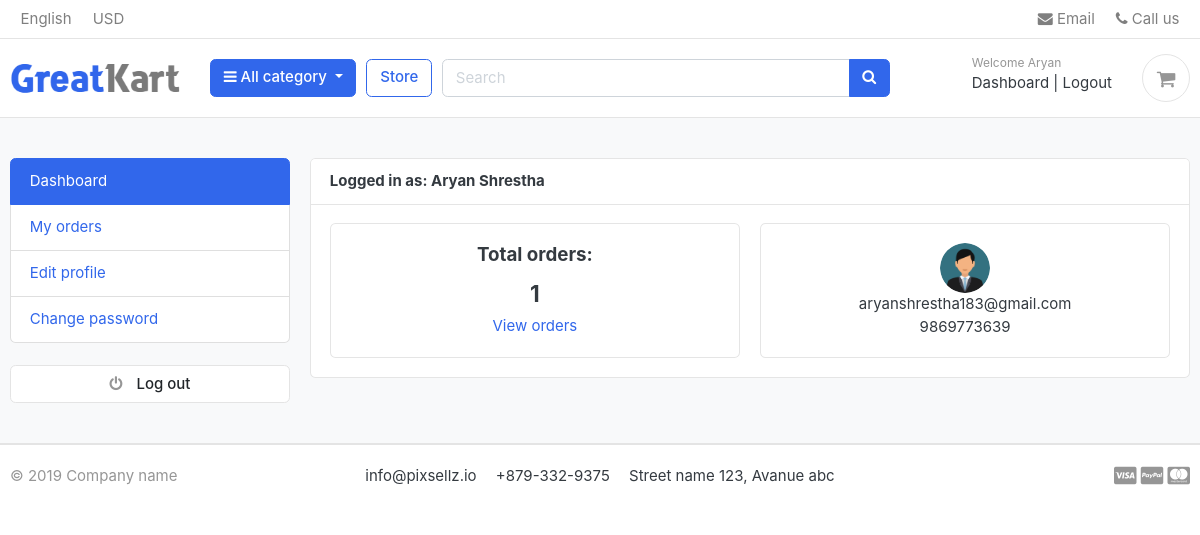
Page /accounts/ (signed in) on the committed database.
### accounts/models.py (models this page shows, shortened)
class Account(AbstractBaseUser):
    first_name = models.CharField(max_length=50)
    last_name = models.CharField(max_length=50)
    username = models.CharField(max_length=50, unique=True)
    email = models.EmailField(max_length=100, unique=True)
    phone_number = models.CharField(max_length=50)
    date_joined = models.DateTimeField(auto_now_add=True)
    last_login = models.DateTimeField(auto_now_add=True)
    is_admin = models.BooleanField(default=False)
    is_staff = models.BooleanField(default=False)
    is_active = models.BooleanField(default=False)
    is_superadmin = models.BooleanField(default=False)
    USERNAME_FIELD = 'email'
    REQUIRED_FIELDS = ['username', 'first_name', 'last_name']
    objects = MyAccountManager()
    @property
    def full_name(self):
        return f"{self.first_name} {self.last_name}"

class UserProfile(models.Model):
    user = models.OneToOneField(Account, on_delete=models.CASCADE)
    address_line_1 = models.CharField(blank=True, max_length=100)
    address_line_2 = models.CharField(blank=True, max_length=100)
    profile_picture = models.ImageField(blank=True, upload_to='user_profile/', default='user_profile/user.png')
    city = models.CharField(blank=True, max_length=20)
    state = models.CharField(blank=True, max_length=20)
    country = models.CharField(blank=True, max_length=20)

### accounts/views.py (the view)
# urls.py: path('', views.dashboard, name='dashboard'),
@login_required(login_url='login')
def dashboard(request):
    orders = Order.objects.order_by('-created_at').filter(user_id=request.user.id, is_ordered=True)
    orders_count = orders.count()
    context = {
        'orders_count': orders_count,
    }
    return render(request, 'accounts/dashboard.html', context=context)

### templates/accounts/dashboard.html (shortened to what this page needs)
{% extends 'base.html' %}
{% load static %}
{% block content %}
<section class="section-conten padding-y bg">
    <div class="container">
        <div class="row">
            {% include 'includes/dashboard_sidebar.html' %}
            <main class="col-md-9">
                <article class="card">
                    <header class="card-header">
                        <strong class="d-inline-block mr-3">Logged in as: {{ user.full_name }}</strong>
                    </header>
                    <div class="card-body">
                        <div class="row">
                            <div class="col-md-6">
                                <div class="card" style="text-align: center;">
                                    <div class="card-body">
                                        <h5 class="card-title">Total orders:</h5>
                                        <h4>{{ orders_count }}</h4>
                                        <a href="">View orders</a>
                                    </div>
                                </div>
                            </div>
                            <div class="col-md-6">
                                <div class="card" style="text-align: center;">
                                    <div class="card-body">
                                        <img src="{{ user.userprofile.profile_picture.url }}" alt="User profile picture" width="50" height="50" style="border-radius: 50%; object-fit: contain;">
                                        <p class="mb-0">{{ user.email }}</p>
                                        <p>{{ user.phone_number }}</p>
                                    </div>
                                </div>
                            </div>
                        </div>
                    </div>
                </article>
            </main>
        </div>
    </div>
</section>
{% endblock %}

### templates/includes/navbar.html (shortened to what this page needs)
{% load static %}
<header class="section-header">
    <nav class="navbar p-md-0 navbar-expand-sm navbar-light border-bottom">
        <div class="container">
            <div class="collapse navbar-collapse" id="navbarTop4">
                <ul class="navbar-nav mr-auto">
                    <li class="nav-item dropdown">
                        <a href="#" class="nav-link"> English </a>
                    </li>
                    <li class="nav-item dropdown">
                        <a href="#" class="nav-link"> USD </a>
                    </li>
                </ul>
                <ul class="navbar-nav">
                    <li>
                        <a href="#" class="nav-link">
                            <i class="fa fa-envelope"></i> Email
                        </a>
                    </li>
                    <li>
                        <a href="#" class="nav-link">
                            <i class="fa fa-phone"></i> Call us
                        </a>
                    </li>
                </ul>
            </div>
        </div>
    </nav>
    <section class="header-main border-bottom">
        <div class="container">
            <div class="row align-items-center">
                <div class="col-lg-2 col-md-3 col-6">
                    <a href="{% url 'home' %}" class="brand-wrap">
                        <img class="logo" src="{% static '/images/logo.png' %}" />
                    </a>
                </div>
                <div class="col-lg col-sm col-md col-6 flex-grow-0">
                    <div class="category-wrap dropdown d-inline-block float-right">
                        <button type="button" class="btn btn-primary dropdown-toggle" data-toggle="dropdown">
                            <i class="fa fa-bars"></i> All category
                        </button>
                    </div>
                </div>
                <a href="{% url 'store' %}" class="btn btn-outline-primary">Store</a>
                <div class="col-lg col-md-6 col-sm-12 col">
                    <form action="#" class="search">
                        <div class="input-group w-100">
                            <input type="text" class="form-control" style="width: 60%" placeholder="Search" />
                            <div class="input-group-append">
                                <button class="btn btn-primary" type="submit">
                                    <i class="fa fa-search"></i>
                                </button>
                            </div>
                        </div>
                    </form>
                </div>
                <div class="col-lg-3 col-sm-6 col-8 order-2 order-lg-3">
                    <div class="d-flex justify-content-end mb-3 mb-lg-0">
                        {% if request.user.is_authenticated %}
                        <div class="widget-header">
                            <small class="title text-muted">Welcome {{ request.user.first_name }}</small>
                            <div>
                                <a href="{% url 'dashboard' %}">Dashboard</a>
                                <span class="dark-transp"> | </span>
                                <a href="{% url 'logout' %}"> Logout</a>
                            </div>
                        </div>
                        {% endif %}
                        <a href="{% url 'cart' %}" class="widget-header pl-3 ml-3">
                            <div class="icon icon-sm rounded-circle border">
                                <i class="fa fa-shopping-cart"></i>
                            </div>
                        </a>
                    </div>
                </div>
            </div>
        </div>
    </section>
</header>

### eCommerce/static/css/ui.css (style rules this page uses)
html { font-family: "Inter", sans-serif; font-size: 15px; }
.icon-xs, .icon-sm, .icon-md, .icon-lg { display: inline-block; text-align: center; flex-shrink: 0; flex-grow: 0; }
.icon-sm { width: 48px; height: 48px; line-height: 48px !important; font-size: 20px; }
.padding-y { padding-top: 40px; padding-bottom: 40px; }
article:after, .form-group:after { display: block; clear: both; content: ""; }
.bg { background-color: #f8f9fa; }
p:last-child { margin-bottom: 0; }
.header-main { position: relative; padding-top: 1rem; padding-bottom: 1rem; }
.brand-wrap .logo, .navbar-brand .logo { margin-right: 7px; max-height: 42px; display: inline-block; }
.widget-header { display: inline-block; vertical-align: middle; position: relative; }
.widget-header a { color: #343a40; }
.widget-header i { color: #969696; }
.widget-header .title { display: block; }

### rows in the picture
Account: user.first_name "Aryan", full_name "Aryan Shrestha", userprofile.profile_picture (placeholder picture), email "aryanshrestha183@gmail.com", phone_number "9869773639"

### other values in the picture
{{ orders_count }} "1"
